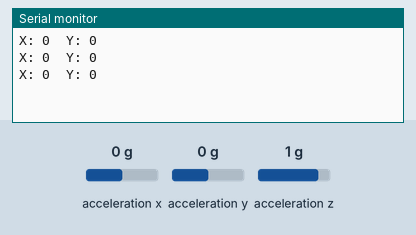
This sketch was run on a simulated Arduino Uno, built with avr-gcc and run on an emulated ATmega328P. On the bench: the last lines printed to the serial monitor. The inputs (shaded band) are chosen by the test bench; at power-on: acceleration x 0 g, acceleration y 0 g, acceleration z 1 g.

Above: at 1.3 s.
1.4 s: acceleration x set to -1.4 g
At 1.9 s:
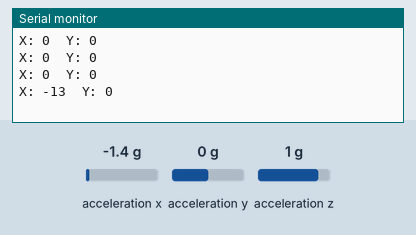
2.9 s: acceleration y set to -1.4 g
At 3.4 s:
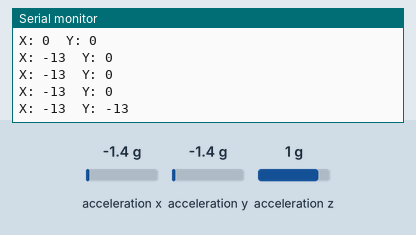
4.4 s: acceleration x set to -0.8 g
At 4.8 s:
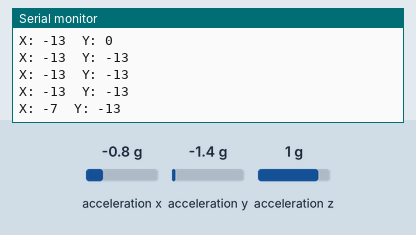
Timing chart, 0 to 7.4 s (numbered marks = the images above; inputs shaded):
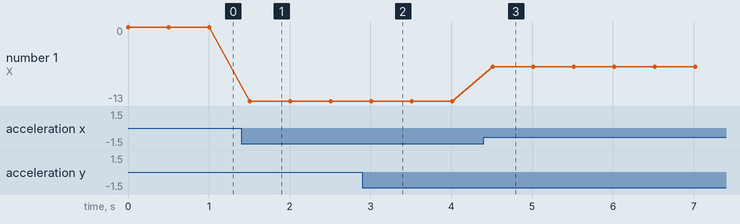

The sketch:

AccelBasic.ino
```cpp
#include <Wire.h>
#include <Adafruit_Sensor.h>
#include <Adafruit_ADXL345_U.h>

Adafruit_ADXL345_Unified accel = Adafruit_ADXL345_Unified(12345);

void setup(void)
{
  Serial.begin(115200);
  accel.begin();
  accel.setRange(ADXL345_RANGE_16_G);
}

int a,b,x,y;

void loop(void)
{
  sensors_event_t event;
  accel.getEvent(&event);
  y = event.acceleration.y;
  x = event.acceleration.x;
  Serial.print("X: "); Serial.print(x); Serial.print("  ");
  Serial.print("Y: "); Serial.print(y); Serial.println("  ");
  delay(500);
}
```

Measured:
- after the input at 1.4 s, the serial monitor: prints a new line after 0.11 s (image 1)
- after the input at 2.9 s, the serial monitor: prints a new line after 0.11 s (image 2)
- after the input at 4.4 s, the serial monitor: prints a new line after 0.11 s (image 3)
- plotted number 1: 0 → -13 after the input at 1.4 s, -13 → -7 after the input at 4.4 s
